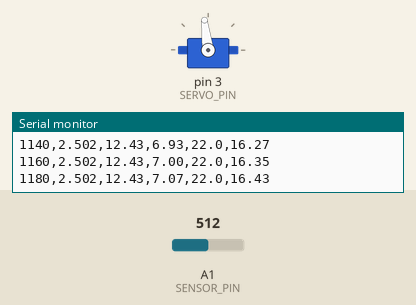
Simulated run of this sketch. Board: Arduino Uno, built with avr-gcc and run on an emulated ATmega328P. On the bench: servo, the last lines printed to the serial monitor. The test bench sets the inputs (shaded band); at power-on: A1 (SENSOR_PIN) = 512.

Above: at 2.7 s.
2.8 s: A1 (SENSOR_PIN) set to 122
At 2.99 s:
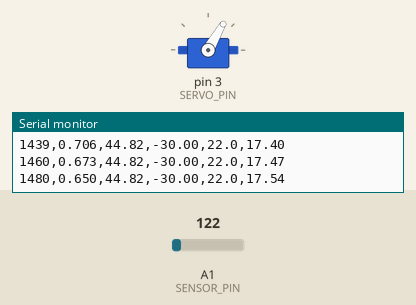
5.8 s: A1 (SENSOR_PIN) set to 306
At 5.99 s:
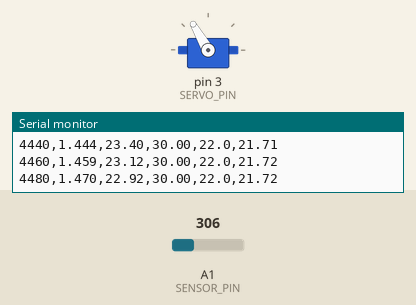
8.8 s: A1 (SENSOR_PIN) set to 511
Timing chart, 0 to 19.6 s (numbered marks = the images above; inputs shaded):
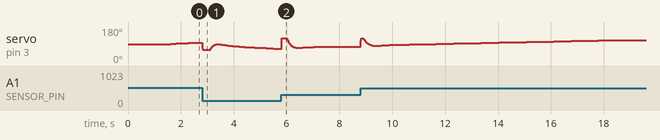

The sketch:

leadlag_controller.ino
```cpp
// ES 245 Part 2 - Task 8: lead(-lag) compensator with reference prefilter
// ------------------------------------------------------------------------
// Control law (all in hardware units: ball distance in cm, servo deviation in deg)
//
//   r_f = F(s) r                    reference prefilter (cancels the lead zeros)
//   e   = r_f - y
//   v   = Lead(s)^N_LEAD e
//   u   = KC * Lag(s) v
//   servo command = SERVO_CENTER + DIRECTION * u        (clamped)
//
//   Lead(s) = (s + LEAD_Z)/(s + LEAD_P)    Lag(s) = (s + LAG_Z)/(s + LAG_P)
//   F(s)    = (LEAD_Z/(s + LEAD_Z))^N_LEAD
//
// LAG_P = 0 makes the lag a PI-type integrator (zero steady-state error to a
// constant offset such as a wrong SERVO_CENTER or friction). Its contribution
// Lag(s)v - v is clamped to +-LAG_LIMIT_DEG of servo angle (anti-windup) and is
// frozen while the servo command is saturated.
//
// Every first-order block is discretised with the Tustin (bilinear) rule in setup(),
// so only the continuous-time numbers printed by matlab/task7_compensator.m have to
// be copied below. Cascaded first-order sections stay numerically well-behaved in
// 32-bit float, unlike one high-order difference equation.
//
// Serial commands (Serial Monitor, newline): "r25" -> set point 25 cm,
//                                             "s"   -> start/stop automatic steps.
// Serial output, one CSV line per sample:  t_ms,volt,dist_cm,u_deg,ref_cm,reff_cm
#include <Servo.h>

// ----------------------------- user settings -----------------------------
const uint8_t SENSOR_PIN   = A1;
const uint8_t SERVO_PIN    = 3;
const float   T_S          = 0.02f;    // 20 ms, same as Chirp_Signal_IR; MUST equal P.Ts
const float   SERVO_CENTER = 90.0f;    // = centerAngle of the chirp sketch (level beam)
const float   SERVO_MIN    = 60.0f;
const float   SERVO_MAX    = 120.0f;
const float   DIRECTION    = +1.0f;    // same value as in Chirp_Signal_IR_modified
// distance model of Chirp_Signal_IR: L = A_CAL * V^B_CAL (same values in both sketches)
const float   A_CAL        = 35.7f;
const float   B_CAL        = -1.15f;
const float   DIST_MIN     = 4.0f;     // same valid range as the chirp sketch
const float   DIST_MAX     = 48.0f;
const float   FILTER_ALPHA = 0.3f;     // MUST equal FILTER_ALPHA in the chirp sketch

// ---- paste the block printed by task7_compensator.m here ----
// Pre-lab default: design from task7_compensator.m on a SIMULATED chirp test of
// this rig (structured fit K = 2.78 cm/(deg s^2), tau = 74 ms, delay 47 ms).
// REPLACE these with the numbers task7_compensator.m prints for YOUR data.
const float   KC           = 8.1776f;  // deg per cm
const int     N_LEAD       = 2;        // number of identical lead sections (0, 1 or 2)
const float   LEAD_Z       = 1.2000f;  // rad/s
const float   LEAD_P       = 4.8000f;  // rad/s
const bool    USE_LAG      = true;
const float   LAG_Z        = 0.6000f;  // rad/s
const float   LAG_P        = 0.0000f;  // rad/s (0 = integrating, PI-type lag)
const bool    USE_PREFILTER = true;
// --------------------------------------------------------------
const float   LAG_LIMIT_DEG = 15.0f;   // anti-windup: max servo angle from the lag

// reference: constant REF_CM, or automatic steps between REF_LOW and REF_HIGH
const float   REF_CM       = 22.0f;
const float   REF_LOW      = 17.0f;
const float   REF_HIGH     = 27.0f;
const float   STEP_PERIOD  = 15.0f;    // s spent at each level in step mode
bool          stepMode     = false;    // toggle with "s"
// --------------------------------------------------------------------------

struct Section {            // y = (n1 s + n0)/(s + p) x, Tustin
  float b0, b1, a1, x1, y1;
};

void sectionInit(Section &s, float n1, float n0, float p, float x0) {
  const float k = 2.0f / T_S, d = k + p;
  s.b0 = (n1 * k + n0) / d;
  s.b1 = (n0 - n1 * k) / d;
  s.a1 = (p - k) / d;
  s.x1 = x0;
  s.y1 = (p > 0.0f) ? x0 * n0 / p : 0.0f;   // steady state for a constant input x0
}

float sectionStep(Section &s, float x) {
  float y = s.b0 * x + s.b1 * s.x1 - s.a1 * s.y1;
  s.x1 = x; s.y1 = y;
  return y;
}

Servo servo;
Section lead[2], lag, pre[2];
bool  wasSaturated = false;
const unsigned long T_US = (unsigned long)(T_S * 1e6f);
unsigned long tStart, tNext, tStepStart;
float vFilt, ref = REF_CM;

int angleToMicros(float deg) {
  return (int)(544.0f + deg * (2400.0f - 544.0f) / 180.0f + 0.5f);
}
float readVolts() {                     // 10 readings, as in Chirp_Signal_IR
  long s = 0;
  for (int i = 0; i < 10; i++) s += analogRead(SENSOR_PIN);
  return s * (5.0f / 1023.0f / 10.0f);
}
float lastDist = 22.0f;
float voltsToCm(float v) {              // invalid reading -> keep the last one
  if (v <= 0.0f) return lastDist;
  float d = A_CAL * pow(v, B_CAL);
  if (d < DIST_MIN || d > DIST_MAX) return lastDist;
  lastDist = d;
  return d;
}

void handleSerial() {
  if (!Serial.available()) return;
  char c = Serial.read();
  if (c == 'r') {
    float r = Serial.parseFloat();
    if (r >= 10.0f && r <= 40.0f) { ref = r; stepMode = false; }
  } else if (c == 's') {
    stepMode = !stepMode;
    tStepStart = micros();
  }
}

void setup() {
  Serial.begin(115200);
  servo.attach(SERVO_PIN);
  servo.writeMicroseconds(angleToMicros(SERVO_CENTER));
  delay(1500);
  vFilt = readVolts();
  float y0 = voltsToCm(vFilt);
  for (int i = 0; i < 2; i++) {
    sectionInit(lead[i], 1.0f, LEAD_Z, LEAD_P, 0.0f);
    sectionInit(pre[i], 0.0f, LEAD_Z, LEAD_Z, y0);   // prefilter starts at the ball
  }
  sectionInit(lag, 1.0f, LAG_Z, LAG_P, 0.0f);
  Serial.println(F("t_ms,volt,dist_cm,u_deg,ref_cm,reff_cm"));
  tStart = tNext = tStepStart = micros();
}

void loop() {
  handleSerial();
  if ((long)(micros() - tNext) < 0) return;
  tNext += T_US;
  float t = (tNext - T_US - tStart) * 1e-6f;

  if (stepMode) {
    float ts = (tNext - tStepStart) * 1e-6f;
    ref = (((long)(ts / STEP_PERIOD)) % 2 == 0) ? REF_LOW : REF_HIGH;
  }

  // 1. measure
  vFilt = FILTER_ALPHA * readVolts() + (1.0f - FILTER_ALPHA) * vFilt;
  float y = voltsToCm(vFilt);

  // 2. reference prefilter
  float rf = ref;
  if (USE_PREFILTER)
    for (int i = 0; i < N_LEAD; i++) rf = sectionStep(pre[i], rf);

  // 3. compensator
  float e = rf - y;
  float v = e;
  for (int i = 0; i < N_LEAD; i++) v = sectionStep(lead[i], v);
  float w = v;
  if (USE_LAG) {
    Section saved = lag;
    w = sectionStep(lag, v);
    if (wasSaturated) {                    // conditional integration
      lag = saved;
      lag.x1 = v;
      lag.y1 = v + (saved.y1 - saved.x1);  // keep the old lag contribution
      w = lag.y1;
    }
    const float lim = LAG_LIMIT_DEG / KC;  // anti-windup clamp
    w = v + constrain(w - v, -lim, lim);
    lag.y1 = w;
  }
  float u = KC * w;

  // 4. actuate
  float cmd = constrain(SERVO_CENTER + DIRECTION * u, SERVO_MIN, SERVO_MAX);
  wasSaturated = (cmd <= SERVO_MIN || cmd >= SERVO_MAX);
  u = (cmd - SERVO_CENTER) / DIRECTION;
  servo.writeMicroseconds(angleToMicros(cmd));

  // 5. log
  Serial.print((unsigned long)(t * 1000.0f)); Serial.print(',');
  Serial.print(vFilt, 3); Serial.print(',');
  Serial.print(y, 2);     Serial.print(',');
  Serial.print(u, 2);     Serial.print(',');
  Serial.print(ref, 1);   Serial.print(',');
  Serial.println(rf, 2);
}
```
